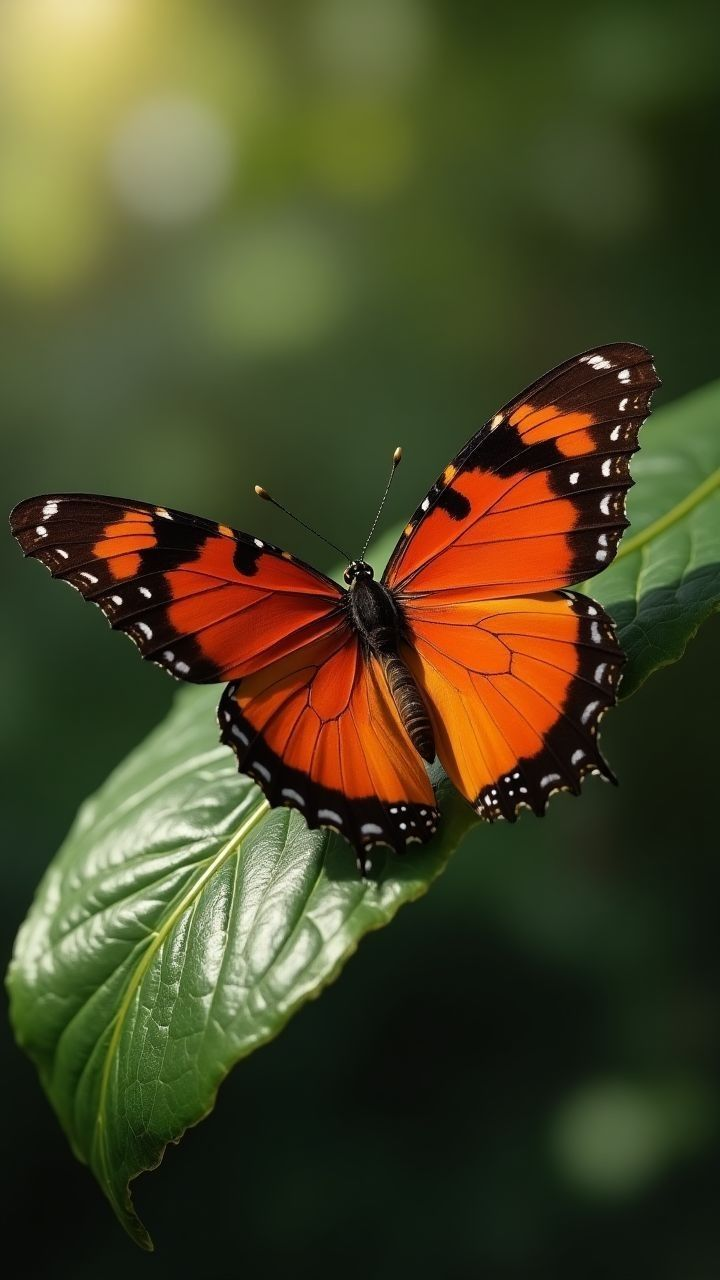
%> input picture noise.jpeg, 720 x 1280 px
$ octave main.m   (GNU Octave 9; MATLAB toolbox functions it lacks are replaced by stand-ins)
%> lines starting %> are read from the running program, lines starting %| are printed output that depends on the picture
pkg load image;
clc;
clear;
close all;

% =========================
% INPUT GAMBAR
% =========================
img = imread('unsplash/noise.jpeg');
%> img is the input picture: size 1280x720x3 uint8; mean R, G, B 73.8, 71.9, 39.2

figure;
imshow(img);
title('Citra Asli');

% =========================
% PILIH PAKAI NOISE ATAU TIDAK
% =========================
pakai_noise = true;

if pakai_noise

    % Tambahkan Gaussian Noise
    noise_img = imnoise(img, 'gaussian', 0, 0.01);

    figure;
    imshow(noise_img);
    title('Citra dengan Gaussian Noise');

    % Input Gaussian Filtering dari noise
    gaussian_input = noise_img;

else

    % Langsung gunakan citra asli
    gaussian_input = img;

end

% ======================================================
% GAUSSIAN FILTERING + HISTOGRAM EQUALIZATION
% ======================================================

gaussian_img = imgaussfilt(gaussian_input, 2);

figure;
imshow(gaussian_img);
title('Gaussian Filtering');

% Convert grayscale
gray_img = rgb2gray(gaussian_img);
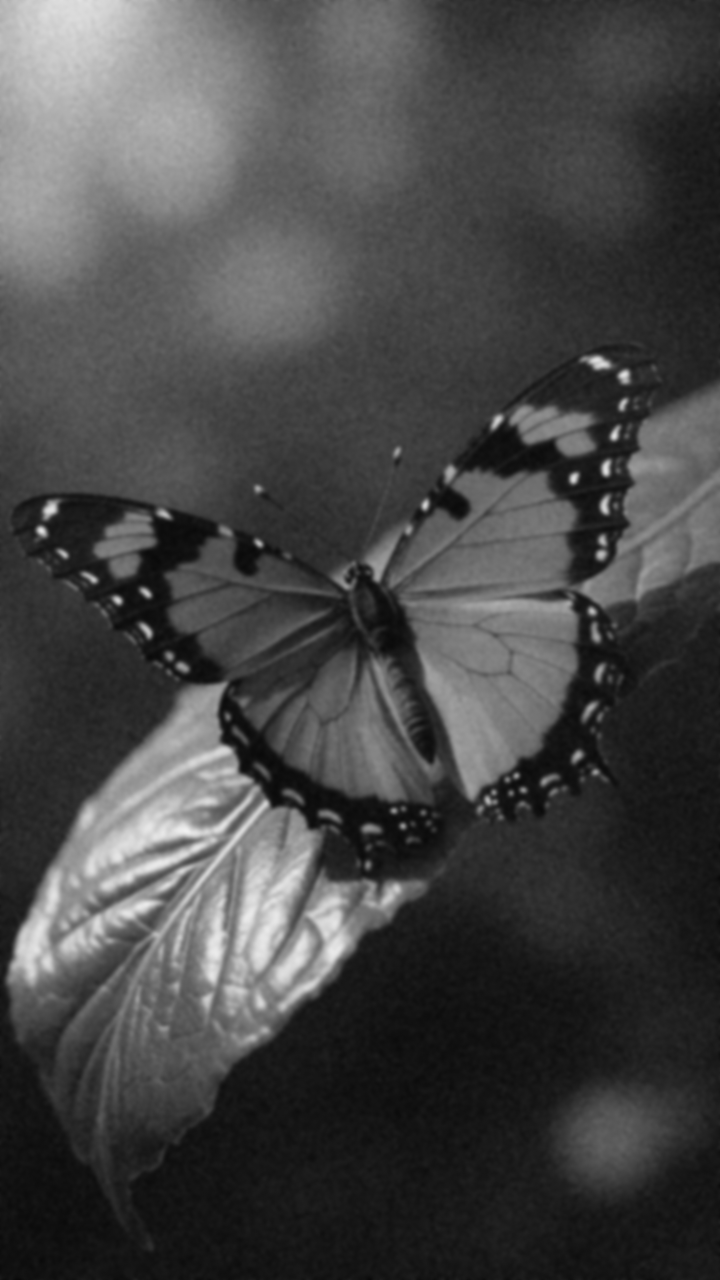
%> gray_img: size 1280x720 uint8; min 9, max 241, mean 70

figure;
imshow(gray_img);
title('Grayscale Gaussian');

% Histogram Equalization
hist_img = histeq(gray_img);
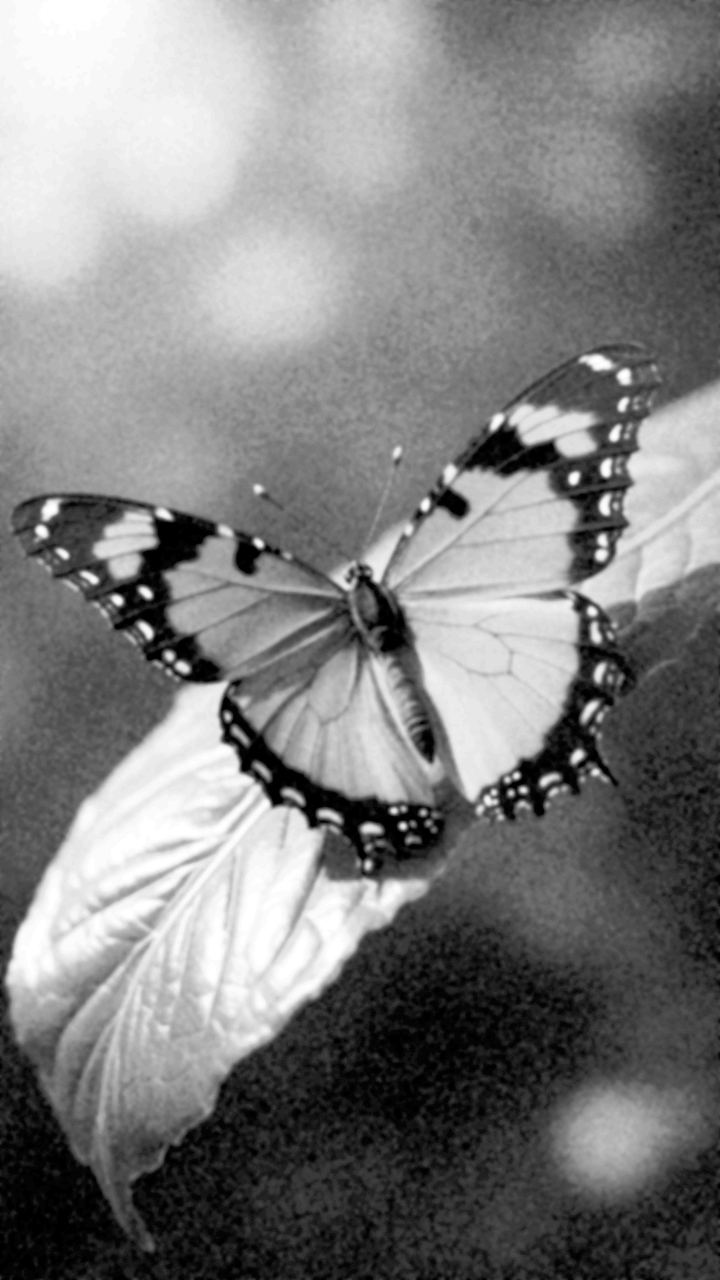
%> hist_img: size 1280x720 uint8; min 0, max 255, mean 126.7

% Normalisasi intensitas
hist_img = im2uint8(mat2gray(hist_img));

figure;
imshow(hist_img);
title('Histogram Gaussian');

% ======================================================
% BILATERAL FILTERING + HISTOGRAM EQUALIZATION
% ======================================================

% NOTE:
% Jika imsmooth error di Octave,
% comment bagian bilateral ini

bilateral_img = imsmooth(gaussian_input, "Bilateral");

figure;
imshow(bilateral_img);
title('Bilateral Filtering');

% Convert grayscale
bilateral_gray = rgb2gray(bilateral_img);

figure;
imshow(bilateral_gray);
title('Grayscale Bilateral');

% Histogram Equalization
bilateral_hist = histeq(bilateral_gray);
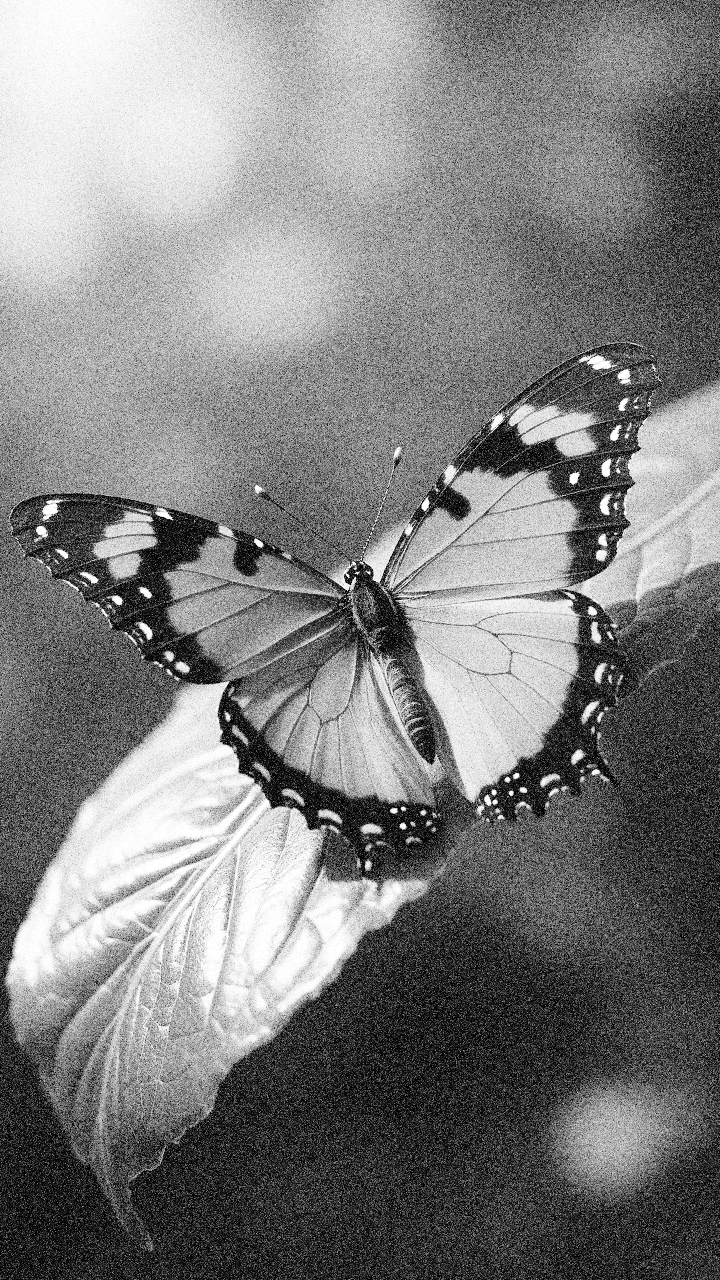
%> bilateral_hist: size 1280x720 uint8; min 0, max 255, mean 126.4

% Normalisasi intensitas
bilateral_hist = im2uint8(mat2gray(bilateral_hist));

figure;
imshow(bilateral_hist);
title('Histogram Bilateral');

% ======================================================
% EVALUASI
% ======================================================

% Convert original image ke grayscale
original_gray = rgb2gray(img);

% Samakan tipe data
original_gray = uint8(original_gray);

hist_img = uint8(hist_img);
bilateral_hist = uint8(bilateral_hist);

% ======================================================
% MSE & PSNR GAUSSIAN
% ======================================================

mse_gaussian = mean((double(original_gray(:)) - double(hist_img(:))).^2);
%> mse_gaussian = 4402.3

MAX = 255;
psnr_gaussian = 10 * log10((MAX^2) / mse_gaussian);
%> psnr_gaussian = 11.69

% ======================================================
% MSE & PSNR BILATERAL
% ======================================================

mse_bilateral = mean((double(original_gray(:)) - double(bilateral_hist(:))).^2);
%> mse_bilateral = 4698.7

psnr_bilateral = 10 * log10((MAX^2) / mse_bilateral);
%> psnr_bilateral = 11.41

% ======================================================
% OUTPUT EVALUASI
% ======================================================

fprintf('\n=== GAUSSIAN FILTERING ===\n');
fprintf('MSE  : %.4f\n', mse_gaussian);
%| MSE  : 4402.2951
fprintf('PSNR : %.4f dB\n', psnr_gaussian);
%| PSNR : 11.6940 dB

fprintf('\n=== BILATERAL FILTERING ===\n');
fprintf('MSE  : %.4f\n', mse_bilateral);
%| MSE  : 4698.6591
fprintf('PSNR : %.4f dB\n', psnr_bilateral);
%| PSNR : 11.4111 dB

% ======================================================
% TAMPILKAN SEMUA HASIL
% ======================================================

figure;

subplot(2,3,1);
imshow(img);
title('Citra Asli');

subplot(2,3,2);

if pakai_noise
    imshow(noise_img);
    title('Gaussian Noise');
else
    imshow(gaussian_input);
    title('Tanpa Noise');
end

subplot(2,3,3);
imshow(gaussian_img);
title('Gaussian Filtering');

subplot(2,3,4);
imshow(hist_img, []);
title('Histogram Gaussian');

subplot(2,3,5);
imshow(bilateral_img);
title('Bilateral Filtering');

subplot(2,3,6);
imshow(bilateral_hist, []);
title('Histogram Bilateral');

% =========================
% SIMPAN HASIL
% =========================

if ~exist('hasil', 'dir')
    mkdir('hasil');
end

imwrite(uint8(hist_img), 'hasil/hasilnoise_gaussian.jpg');

imwrite(uint8(bilateral_hist), 'hasil/hasilnoise_bilateral.jpg');

$ run again, with Bilateral Filtering.jpg copied over noise.jpeg
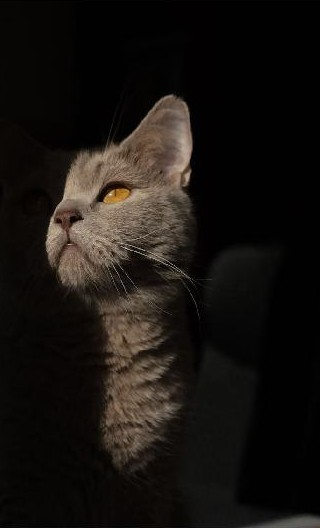
%> input picture Bilateral Filtering.jpg, 320 x 528 px
%> img is the input picture: size 528x320x3 uint8; mean R, G, B 24.1, 20.2, 16.6
%> `hist_img = histeq(gray_img);`:
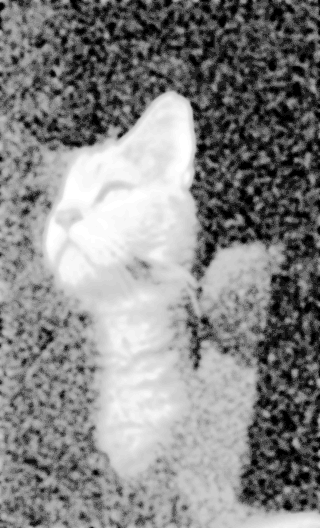
%> hist_img: size 528x320 uint8; min 0, max 255, mean 132.7
%> `bilateral_hist = histeq(bilateral_gray);`:
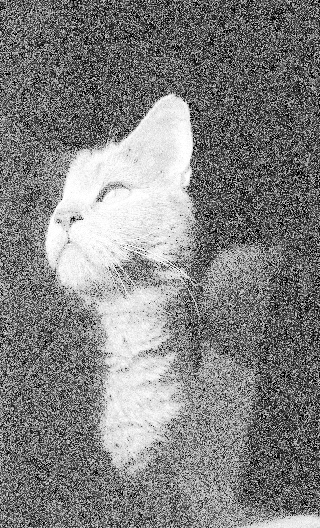
%> bilateral_hist: size 528x320 uint8; min 0, max 255, mean 128.9
%> mse_gaussian = 15161.9
%> psnr_gaussian = 6.32
%> mse_bilateral = 14733.7
%> psnr_bilateral = 6.45
%| MSE  : 15161.8912
%| PSNR : 6.3233 dB
%| MSE  : 14733.7314
%| PSNR : 6.4477 dB
